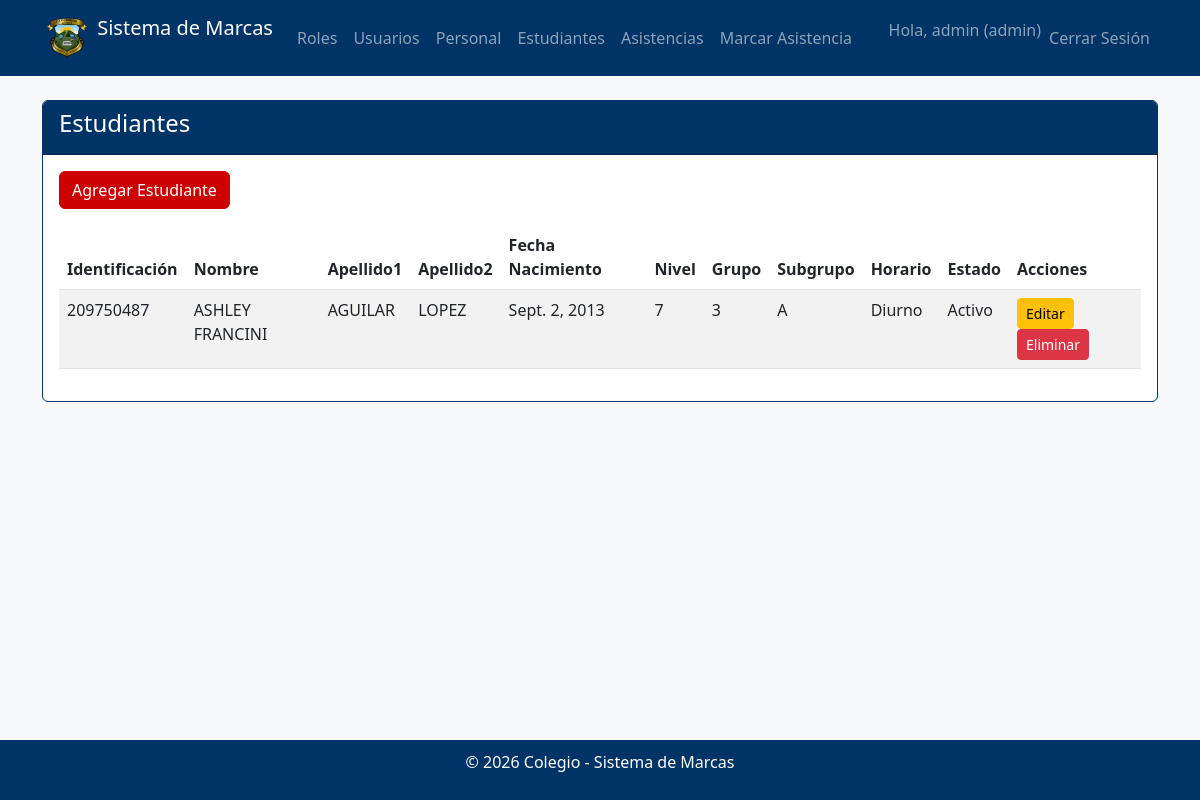
Screenshot of /users/estudiantes/ (signed in) with the database file from the repository.
### users/models.py (models this page shows, shortened)
class Profile(models.Model):
    user = models.OneToOneField(User, on_delete=models.CASCADE)
    role = models.ForeignKey(Role, on_delete=models.CASCADE)

class Role(models.Model):
    name = models.CharField(max_length=20, unique=True)

class Estudiante(models.Model):
    user = models.OneToOneField(User, on_delete=models.CASCADE, related_name='estudiante')
    nombre = models.CharField(max_length=100)
    apellido1 = models.CharField(max_length=100)
    apellido2 = models.CharField(max_length=100, blank=True, null=True)
    fecha_nacimiento = models.DateField()
    nivel = models.IntegerField()
    grupo = models.IntegerField()
    subgrupo = models.CharField(max_length=10)
    HORARIO_CHOICES = [
        ('Diurno', 'Diurno'),
        ('Nocturno', 'Nocturno'),
        ('Diurno_Nocturno', 'Diurno_Nocturno'),
    ]
    horario = models.CharField(max_length=20, choices=HORARIO_CHOICES)
    ESTADO_CHOICES = [
        ('activo', 'Activo'),
        ('desactivo', 'Desactivo'),
    ]
    estado = models.CharField(max_length=10, choices=ESTADO_CHOICES, default='activo')

### users/views.py (the view)
# urls.py: path('estudiantes/', views.EstudianteListView.as_view(), name='estudiante_list'),
class EstudianteListView(LoginRequiredMixin, AdminOnlyMixin, ListView):
    model = Estudiante
    template_name = 'users/estudiante_list.html'
    context_object_name = 'estudiantes'

### users/views.py (called while the page is built)
    def test_func(self):
        return self.request.user.profile.role.name == 'admin'

### users/templates/users/estudiante_list.html (shortened to what this page needs)
{% extends 'base.html' %}
{% block content %}
<div class="row">
    <div class="col-md-12">
        <div class="card">
            <div class="card-header">
                <h4>Estudiantes</h4>
            </div>
            <div class="card-body">
                <a href="{% url 'estudiante_create' %}" class="btn btn-primary mb-3">Agregar Estudiante</a>
                <table class="table table-striped">
                    <thead>
                        <tr>
                            <th>Identificación</th>
                            <th>Nombre</th>
                            <th>Apellido1</th>
                            <th>Apellido2</th>
                            <th>Fecha Nacimiento</th>
                            <th>Nivel</th>
                            <th>Grupo</th>
                            <th>Subgrupo</th>
                            <th>Horario</th>
                            <th>Estado</th>
                            <th>Acciones</th>
                        </tr>
                    </thead>
                    <tbody>
                        {% for e in estudiantes %}
                        <tr>
                            <td>{{ e.user.username }}</td>
                            <td>{{ e.nombre }}</td>
                            <td>{{ e.apellido1 }}</td>
                            <td>{{ e.apellido2|default:"" }}</td>
                            <td>{{ e.fecha_nacimiento }}</td>
                            <td>{{ e.nivel }}</td>
                            <td>{{ e.grupo }}</td>
                            <td>{{ e.subgrupo }}</td>
                            <td>{{ e.get_horario_display }}</td>
                            <td>{{ e.get_estado_display }}</td>
                            <td>
                                <a href="{% url 'estudiante_update' e.pk %}" class="btn btn-warning btn-sm">Editar</a>
                                <a href="{% url 'estudiante_delete' e.pk %}" class="btn btn-danger btn-sm">Eliminar</a>
                            </td>
                        </tr>
                        {% endfor %}
                    </tbody>
                </table>
            </div>
        </div>
    </div>
</div>
{% endblock %}

### templates/base.html (shortened to what this page needs)
<!DOCTYPE html>
<html lang="es">
<head>
    <link href="https://cdn.jsdelivr.net/npm/bootstrap@5.3.0/dist/css/bootstrap.min.css" rel="stylesheet">
</head>
<body>
    <nav class="navbar navbar-expand-lg navbar-dark">
        <div class="container">
            <a class="navbar-brand" href="#">
                <img src="/static/EscudoColegio.png" alt="Escudo Colegio" width="50" height="50" class="d-inline-block align-top">
                Sistema de Marcas
            </a>
            <div class="collapse navbar-collapse" id="navbarNav">
                <ul class="navbar-nav me-auto">
                    {% if user.is_authenticated %}
                        {% if user.profile.role.name == 'admin' %}
                            <li class="nav-item">
                                <a class="nav-link" href="{% url 'role_list' %}">Roles</a>
                            </li>
                            <li class="nav-item">
                                <a class="nav-link" href="{% url 'user_list' %}">Usuarios</a>
                            </li>
                            <li class="nav-item">
                                <a class="nav-link" href="{% url 'personal_list' %}">Personal</a>
                            </li>
                            <li class="nav-item">
                                <a class="nav-link" href="{% url 'estudiante_list' %}">Estudiantes</a>
                            </li>
                        {% endif %}
                        <li class="nav-item">
                            <a class="nav-link" href="{% url 'attendance_list' %}">Asistencias</a>
                        </li>
                        <li class="nav-item">
                            <a class="nav-link" href="{% url 'mark_attendance' %}">Marcar Asistencia</a>
                        </li>
                    {% endif %}
                </ul>
                <ul class="navbar-nav">
                    {% if user.is_authenticated %}
                        <li class="nav-item">
                            <span class="navbar-text">Hola, {{ user.username }} ({{ user.profile.role.name }})</span>
                        </li>
                        <li class="nav-item">
                            <form method="post" action="{% url 'logout' %}" class="d-inline">
                                <button type="submit" class="btn btn-link nav-link">Cerrar Sesión</button>
                            </form>
                        </li>
                    {% else %}
                        <li class="nav-item">
                            <a class="nav-link" href="{% url 'login' %}">Iniciar Sesión</a>
                        </li>
                    {% endif %}
                </ul>
            </div>
        </div>
    </nav>
    <div class="container mt-4">
        {% block content %}{% endblock %}
    </div>
    <div class="footer">
        <p>&copy; 2026 Colegio - Sistema de Marcas</p>
    </div>
</body>
</html>

### templates/base.html (style rules this page uses)
body { background-color: #f8f9fa; }
.navbar { background-color: #003366 !important; }
.btn-primary { background-color: #CC0000 !important; border-color: #CC0000 !important; }
.card { border: 1px solid #003366; }
.card-header { background-color: #003366; color: white; }
.footer { background-color: #003366; color: white; text-align: center; padding: 10px; position: fixed; bottom: 0; width: 100%; }

### rows the page displays
Estudiante: user.username "209750487", nombre "ASHLEY FRANCINI", apellido1 "AGUILAR", apellido2 "LOPEZ", fecha_nacimiento "Sept. 2, 2013", nivel "7", grupo "3", subgrupo "A", horario "Diurno", estado "Activo"

### other values shown
{{ user.username }} "admin"
{{ user.profile.role.name }} "admin"
